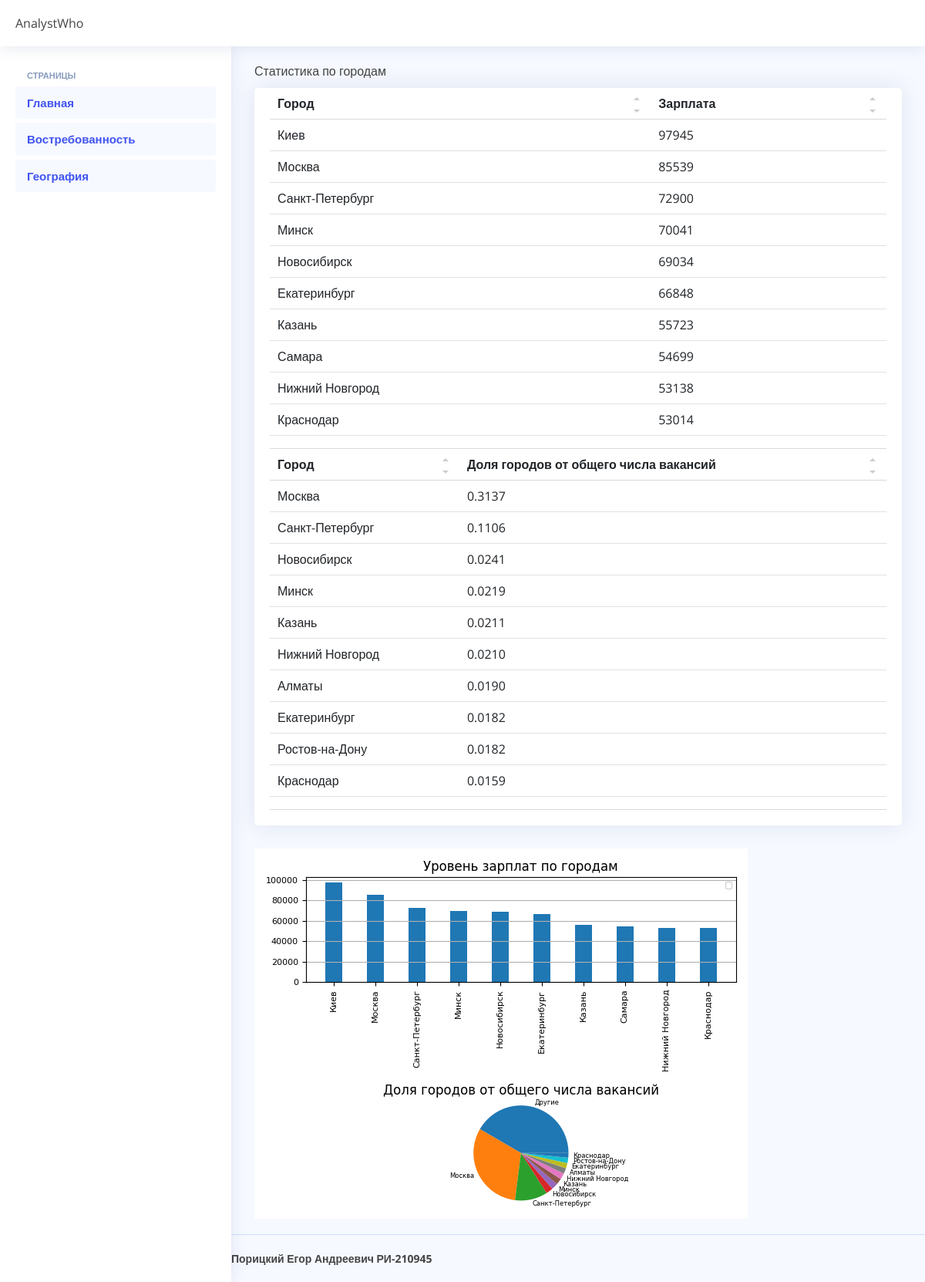
Page /cities.html on the committed database.
### analyst/models.py (models this page shows)
class City_Sal(models.Model):
    city_name_sal = models.CharField('Название города(оклад)', max_length= 30,default='Екатеринбург')
    city_sal = models.BigIntegerField('Средний оклад в городе')

class City_Count(models.Model):
    city_name_count = models.CharField('Название города(доля)', max_length=30, default='Екатеринбург')
    city_count = models.DecimalField('Доля вакансий от общего числа', max_digits=5, decimal_places=4)

### analyst/views.py (the view)
# urls.py: path('cities.html',views.cities),
def cities(request):
    all_cities_sal_data = City_Sal.objects.order_by('city_sal').reverse()
    all_cities_count_data = City_Count.objects.order_by('city_count').reverse()
    return render(request, 'analyst/cities.html', {'city_sal_data': all_cities_sal_data,
                                                   'city_count_data': all_cities_count_data,
                                                   })

### analyst/templates/analyst/cities.html (shortened to what this page needs)
<!doctype html>
{% load static %}
<html lang="eng">
<head>
  <link href="{% static "assets/vendor/bootstrap/css/bootstrap.min.css"%}" rel="stylesheet">
  <link href="{% static "assets/vendor/bootstrap-icons/bootstrap-icons.css"%}" rel="stylesheet">
  <link href="{% static "assets/vendor/boxicons/css/boxicons.min.css"%}" rel="stylesheet">
  <link href="{% static "assets/vendor/quill/quill.snow.css"%}" rel="stylesheet">
  <link href="{% static "assets/vendor/quill/quill.bubble.css"%}" rel="stylesheet">
  <link href="{% static "assets/vendor/remixicon/remixicon.css"%}" rel="stylesheet">
  <link href="{% static "assets/vendor/simple-datatables/style.css"%}" rel="stylesheet">
  <link href="{% static "assets/css/style.css"%}" rel="stylesheet">
</head>
<html lang="eng">
  <body>
    <header id="header" class="header fixed-top d-flex align-items-center">
        <div class="d-flex align-items-center justify-content-between">
            <span class="d-none d-lg-block">AnalystWho</span>
        </div>
    </header>
    <main id="main" class="main">
        <aside id="sidebar" class="sidebar">
            <ul class="sidebar-nav" id="sidebar-nav">
                <li class="nav-heading">Страницы</li>
                <li class="nav-item">
                    <a class="nav-link" href="main.html">
                        <span>Главная</span>
                    </a>
                </li>
                <li class="nav-item">
                    <a class="nav-link" href="years.html">
                        <span>Востребованность</span>
                    </a>
                </li>
                <li>
                    <a class="nav-link" href="cities.html">
                        <span>География</span>
                    </a>
                </li>
            </ul>
        </aside>
            <div class="pagetitle" >Статистика по городам</div>
        <section class="section">
            <div class="row">
                <div class="col-lg-12">
                    <div class="card">
                        <div class="card-body">
                            <div class="dataTable-wrapper dataTable-loading no-footer sortable fixed-columns">
                                <div class="dataTable-container">
                                    <table class="table datatable dataTable-table">
                                        <thead>
                                            <tr>
                                            <th scope="col" data-sortable class>
                                                <a class="dataTable-sorter">
                                                    Город
                                                </a>
                                            </th>
                                            <th scope="col" data-sortable class>
                                                <a class="dataTable-sorter">
                                                    Зарплата
                                                </a>
                                            </th>
                                            </tr>
                                        </thead>
                                        <tbody>
                                        {% for city in city_sal_data %}
                                            <tr>
                                            <td>{{ city.city_name_sal }}</td>
                                            <td>{{ city.city_sal }}</td>
                                            </tr>
                                        {% endfor %}
                                        </tbody>
                                    </table>
                                </div>
                            </div>
                            <div class="dataTable-wrapper dataTable-loading no-footer sortable fixed-columns">
                                <div class="dataTable-container">
                                    <table class="table datatable dataTable-table">
                                        <thead>
                                            <tr>
                                            <th scope="col" data-sortable class>
                                                <a class="dataTable-sorter">
                                                    Город
                                                </a>
                                            </th>
                                            <th scope="col" data-sortable class>
                                                <a class="dataTable-sorter">
                                                    Доля городов от общего числа вакансий
                                                </a>
                                            </th>
                                            </tr>
                                        </thead>
                                        <tbody>
                                        {% for city in city_count_data %}
                                            <tr>
                                            <td>{{ city.city_name_count }}</td>
                                            <td>{{ city.city_count }}</td>
                                            </tr>
                                        {% endfor %}
                                        </tbody>
                                    </table>
                                </div>
                            </div>
                        </div>
                    </div>
                </div>
                <div>
                        <img src="{% static "images/graph_city.png" %}">
                </div>
            </div>
        </section>
    </main>
    <footer id="footer" class="footer">
            <strong>
                <span>Порицкий Егор Андреевич РИ-210945</span>
            </strong>
    </footer>
</body>
</html>

### analyst/static/assets/css/style.css (style rules this page uses)
:root { scroll-behavior: smooth; }
body { font-family: "Open Sans", sans-serif; background: #f6f9ff; color: #444444; }
a { color: #4154f1; text-decoration: none; }
#main { margin-top: 60px; padding: 20px 30px; transition: all 0.3s; }
.pagetitle { margin-bottom: 10px; }
.card { margin-bottom: 30px; border: none; border-radius: 5px; box-shadow: 0px 0 30px rgba(1, 41, 112, 0.1); }
.card-body { padding: 0 20px 20px 20px; }
.header { transition: all 0.5s; z-index: 997; height: 60px; box-shadow: 0px 2px 20px rgba(1, 41, 112, 0.1); background-color: #fff; padding-left: 20px; }
.sidebar { position: fixed; top: 60px; left: 0; bottom: 0; width: 300px; z-index: 996; transition: all 0.3s; padding: 20px; overflow-y: auto; scrollbar-width: thin; scrollbar-color: #aab7cf transparent; box-shadow: 0px 0px 20px rgba(1, 41, 112, 0.1); background-color: #fff; }
@media (min-width: 1200px) { #main, #footer { margin-left: 300px; } }
.sidebar-nav { padding: 0; margin: 0; list-style: none; }
.sidebar-nav li { padding: 0; margin: 0; list-style: none; }
.sidebar-nav .nav-item { margin-bottom: 5px; }
.sidebar-nav .nav-heading { font-size: 11px; text-transform: uppercase; color: #899bbd; font-weight: 600; margin: 10px 0 5px 15px; }
.sidebar-nav .nav-link { display: flex; align-items: center; font-size: 15px; font-weight: 600; color: #4154f1; transition: 0.3; background: #f6f9ff; padding: 10px 15px; border-radius: 4px; }
.footer { padding: 20px 0; font-size: 14px; transition: all 0.3s; border-top: 1px solid #cddfff; }

### rows in the picture
City_Sal: city_name_sal "Киев", city_sal "97945"
City_Sal: city_name_sal "Москва", city_sal "85539"
City_Sal: city_name_sal "Санкт-Петербург", city_sal "72900"
City_Sal: city_name_sal "Минск", city_sal "70041"
City_Sal: city_name_sal "Новосибирск", city_sal "69034"
City_Sal: city_name_sal "Екатеринбург", city_sal "66848"
City_Sal: city_name_sal "Казань", city_sal "55723"
City_Sal: city_name_sal "Самара", city_sal "54699"
City_Sal: city_name_sal "Нижний Новгород", city_sal "53138"
City_Sal: city_name_sal "Краснодар", city_sal "53014"
City_Count: city_name_count "Москва", city_count "0.3137"
City_Count: city_name_count "Санкт-Петербург", city_count "0.1106"
City_Count: city_name_count "Новосибирск", city_count "0.0241"
City_Count: city_name_count "Минск", city_count "0.0219"
City_Count: city_name_count "Казань", city_count "0.0211"
City_Count: city_name_count "Нижний Новгород", city_count "0.0210"
City_Count: city_name_count "Алматы", city_count "0.0190"
City_Count: city_name_count "Екатеринбург", city_count "0.0182"
City_Count: city_name_count "Ростов-на-Дону", city_count "0.0182"
City_Count: city_name_count "Краснодар", city_count "0.0159"
